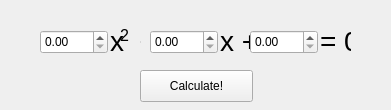
<?xml version="1.0" encoding="UTF-8"?>
<ui version="4.0">
 <class>Form</class>
 <widget class="QWidget" name="Form">
  <property name="geometry">
   <rect>
    <x>0</x>
    <y>0</y>
    <width>391</width>
    <height>110</height>
   </rect>
  </property>
  <property name="windowTitle">
   <string>Form</string>
  </property>
  <widget class="QPushButton" name="calculationButton">
   <property name="geometry">
    <rect>
     <x>140</x>
     <y>70</y>
     <width>113</width>
     <height>32</height>
    </rect>
   </property>
   <property name="text">
    <string>Calculate!</string>
   </property>
  </widget>
  <widget class="QDoubleSpinBox" name="secondCoefficient">
   <property name="geometry">
    <rect>
     <x>40</x>
     <y>30</y>
     <width>68</width>
     <height>24</height>
    </rect>
   </property>
  </widget>
  <widget class="QLabel" name="label">
   <property name="geometry">
    <rect>
     <x>110</x>
     <y>25</y>
     <width>31</width>
     <height>31</height>
    </rect>
   </property>
   <property name="font">
    <font>
     <pointsize>21</pointsize>
    </font>
   </property>
   <property name="text">
    <string>x  +</string>
   </property>
  </widget>
  <widget class="QLabel" name="label_2">
   <property name="geometry">
    <rect>
     <x>120</x>
     <y>20</y>
     <width>31</width>
     <height>31</height>
    </rect>
   </property>
   <property name="font">
    <font>
     <pointsize>12</pointsize>
    </font>
   </property>
   <property name="text">
    <string>2</string>
   </property>
  </widget>
  <widget class="QDoubleSpinBox" name="firstCoefficient">
   <property name="geometry">
    <rect>
     <x>150</x>
     <y>30</y>
     <width>68</width>
     <height>24</height>
    </rect>
   </property>
  </widget>
  <widget class="QLabel" name="label_3">
   <property name="geometry">
    <rect>
     <x>220</x>
     <y>25</y>
     <width>31</width>
     <height>31</height>
    </rect>
   </property>
   <property name="font">
    <font>
     <pointsize>21</pointsize>
    </font>
   </property>
   <property name="text">
    <string>x +</string>
   </property>
  </widget>
  <widget class="QDoubleSpinBox" name="constant">
   <property name="geometry">
    <rect>
     <x>250</x>
     <y>30</y>
     <width>68</width>
     <height>24</height>
    </rect>
   </property>
  </widget>
  <widget class="QLabel" name="label_4">
   <property name="geometry">
    <rect>
     <x>320</x>
     <y>25</y>
     <width>31</width>
     <height>31</height>
    </rect>
   </property>
   <property name="font">
    <font>
     <pointsize>21</pointsize>
    </font>
   </property>
   <property name="text">
    <string>= 0</string>
   </property>
  </widget>
 </widget>
 <resources/>
 <connections/>
</ui>
